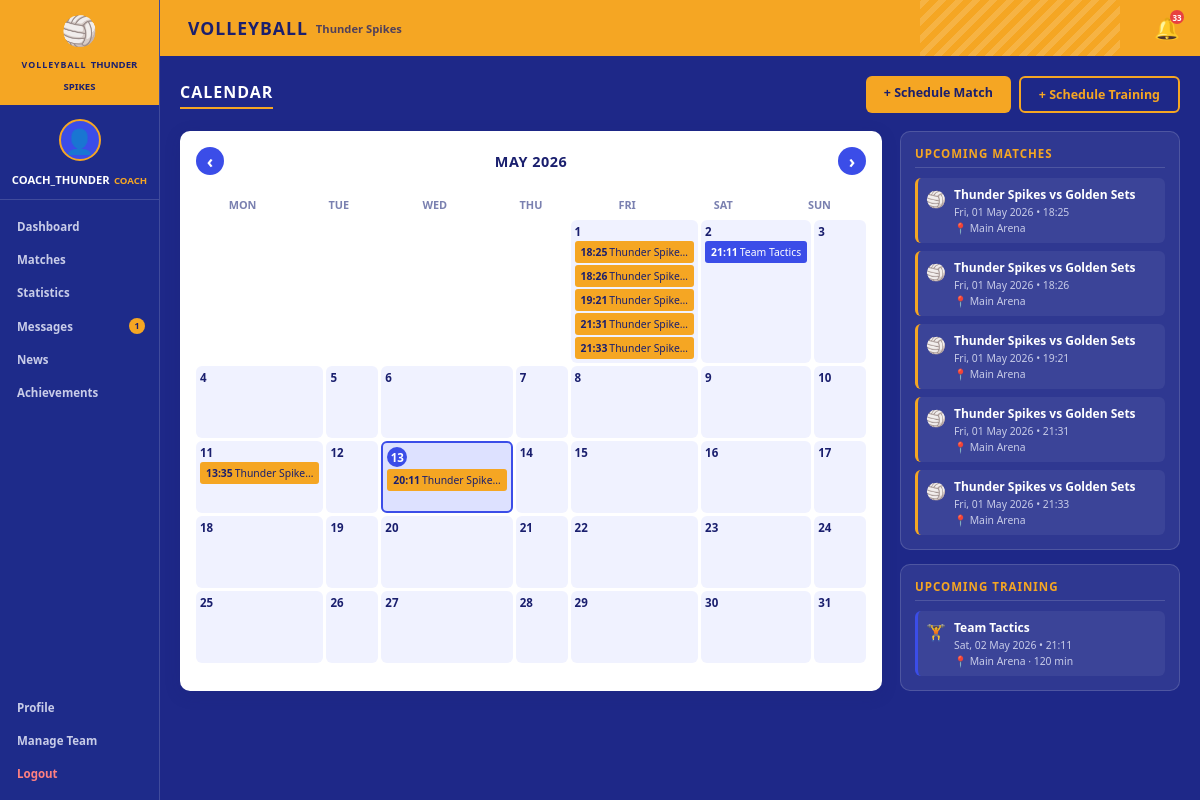
The app's page /calendar/ (signed in) with its own data.
### scheduling/models.py (models this page shows, shortened)
class UserProfile(models.Model):
    ROLE_CHOICES = [
        ('player', 'Player'),
        ('captain', 'Captain'),
        ('coach', 'Coach'),
        ('parent', 'Parent'),
        ('manager', 'Manager'),
    ]
    user = models.OneToOneField(User, on_delete=models.CASCADE, related_name='profile')
    role = models.CharField(max_length=20, choices=ROLE_CHOICES, default='player')
    team = models.ForeignKey(Team, on_delete=models.SET_NULL, null=True, blank=True, related_name='members')
    avatar = models.ImageField(upload_to='avatars/', null=True, blank=True)

class Team(models.Model):
    name = models.CharField(max_length=100)
    created_at = models.DateTimeField(auto_now_add=True)

class TrainingSession(models.Model):
    STATUS_CHOICES = [
        ('scheduled', 'Scheduled'),
        ('completed', 'Completed'),
        ('cancelled', 'Cancelled'),
    ]
    team = models.ForeignKey(Team, on_delete=models.CASCADE, related_name='training_sessions')
    title = models.CharField(max_length=200)
    date = models.DateTimeField()
    location = models.CharField(max_length=200)
    duration_minutes = models.IntegerField(default=90)
    status = models.CharField(max_length=20, choices=STATUS_CHOICES, default='scheduled')
    description = models.TextField(blank=True)
    created_by = models.ForeignKey(User, on_delete=models.SET_NULL, null=True, related_name='created_trainings')
    created_at = models.DateTimeField(auto_now_add=True)
    class Meta:
        ordering = ['date']

class Match(models.Model):
    STATUS_CHOICES = [
        ('upcoming', 'Upcoming'),
        ('live', 'Live'),
        ('completed', 'Completed'),
        ('cancelled', 'Cancelled'),
    ]
    home_team = models.ForeignKey(Team, on_delete=models.CASCADE, related_name='home_matches')
    away_team = models.ForeignKey(Team, on_delete=models.CASCADE, related_name='away_matches')
    date = models.DateTimeField()
    location = models.CharField(max_length=200)
    status = models.CharField(max_length=20, choices=STATUS_CHOICES, default='upcoming')
    home_score = models.IntegerField(null=True, blank=True)
    away_score = models.IntegerField(null=True, blank=True)
    created_by = models.ForeignKey(User, on_delete=models.SET_NULL, null=True, related_name='created_matches')
    created_at = models.DateTimeField(auto_now_add=True)
    notes = models.TextField(blank=True)
    class Meta:
        ordering = ['date']

### scheduling/views.py (the view)
# urls.py: path('calendar/', views.calendar_view, name='calendar'),
def calendar_view(request):
    today = timezone.localdate()
    year = int(request.GET.get("year", today.year))
    month = int(request.GET.get("month", today.month))
    cal = calendar.Calendar(firstweekday=0)  # Monday
    month_matrix = cal.monthdayscalendar(year, month)
    month_name = calendar.month_name[month]
    weekdays = ["Mon", "Tue", "Wed", "Thu", "Fri", "Sat", "Sun"]
    user_team = None
    is_coach = False
    if hasattr(request.user, 'profile'):
        user_team = request.user.profile.team
        is_coach = request.user.profile.role == 'coach'
    if user_team:
        upcoming_matches = Match.objects.filter(
            Q(home_team=user_team) | Q(away_team=user_team),
            date__year=year,
            date__month=month
        ).order_by("date")
        upcoming_trainings = TrainingSession.objects.filter(
            team=user_team,
            date__year=year,
            date__month=month
        ).order_by("date")
    else:
        upcoming_matches = []
        upcoming_trainings = []
    events_by_day = {}
    for match in upcoming_matches:
        day_num = match.date.day
        if day_num not in events_by_day:
            events_by_day[day_num] = []
        events_by_day[day_num].append({
            "type": "match",
            "status": getattr(match, "status", "scheduled"),
            "label": f"{match.home_team.name} vs {match.away_team.name}",
            "time": match.date.strftime("%H:%M"),
            "url": f"/scheduling/match/{match.id}/" if hasattr(match, 'id') else "#",
        })
    for training in upcoming_trainings:
        day_num = training.date.day
        if day_num not in events_by_day:
            events_by_day[day_num] = []
        events_by_day[day_num].append({
            "type": "training",
            "status": getattr(training, "status", "scheduled"),
            "label": training.title,
            "time": training.date.strftime("%H:%M"),
            "url": f"/scheduling/training/{training.id}/" if hasattr(training, 'id') else "#",
        })
    calendar_days = []
    for week in month_matrix:
        for day in week:
            if day == 0:
                calendar_days.append({
                    "day": "",
                    "is_empty": True,
                    "is_today": False,
                    "events": [],
                    "has_events": False,
                })
            else:
                day_events = events_by_day.get(day, [])
                calendar_days.append({
                    "day": day,
                    "is_empty": False,
                    "is_today": (
                        day == today.day and month == today.month and year == today.year
                    ),
                    "events": day_events,
                    "has_events": len(day_events) > 0,
                })
    if month == 1:
        prev_month = 12
        prev_year = year - 1
    else:
        prev_month = month - 1
        prev_year = year
    if month == 12:
        next_month = 1
        next_year = year + 1
    else:
        next_month = month + 1
        next_year = year
    context = {
        "today": today,
        "year": year,
        "month": month,
        "month_name": month_name,
        "weekdays": weekdays,
        "calendar_days": calendar_days,
        "prev_month": prev_month,
        "prev_year": prev_year,
        "next_month": next_month,
        "next_year": next_year,
        "upcoming_matches": upcoming_matches[:5],
        "upcoming_trainings": upcoming_trainings[:5],
        "is_coach": is_coach,
    }
    return render(request, "scheduling/calendar.html", context)

### volleyball_project/templates/scheduling/calendar.html (shortened to what this page needs)
{% extends 'base.html' %}
{% load static %}
{% block page_title %}VOLLEYBALL{% endblock %}
{% block page_subtitle %}{{ request.user.profile.team.name|default:"TEAM NAME" }}{% endblock %}
{% block content %}
<div class="calendar-page">
    <div class="section-header">
        <h2 class="section-title">CALENDAR</h2>
        {% if is_coach %}
        <div class="coach-actions">
            <a href="{% url 'schedule_match' %}" class="btn btn-orange">+ Schedule Match</a>
            <a href="{% url 'schedule_training' %}" class="btn btn-outline">+ Schedule Training</a>
        </div>
        {% endif %}
    </div>
    <div class="calendar-layout">
        <div class="calendar-card">
            <div class="calendar-nav">
                <a href="?year={{ prev_year }}&month={{ prev_month }}" class="nav-arrow">&#8249;</a>
                <span class="month-label">{{ month_name|upper }} {{ year }}</span>
                <a href="?year={{ next_year }}&month={{ next_month }}" class="nav-arrow">&#8250;</a>
            </div>
            <div class="calendar-weekdays">
                {% for day_name in weekdays %}
                    <div class="weekday-header">{{ day_name }}</div>
                {% endfor %}
            </div>
            <div class="calendar-grid">
                {% for day in calendar_days %}
                    <div class="calendar-day {% if day.is_empty %}empty{% endif %} {% if day.is_today %}today{% endif %} {% if day.has_events %}has-events{% endif %}">
                        {% if not day.is_empty %}
                            <div class="day-number">{{ day.day }}</div>
                            {% if day.events %}
                                <div class="day-events">
                                    {% for event in day.events %}
                                        <div class="event-pill event-{{ event.type }}" title="{{ event.label }}" style="cursor:default; pointer-events:none;">
                                            <span class="event-time">{{ event.time }}</span>
                                            <span class="event-label">{{ event.label|truncatechars:14 }}</span>
                                        </div>
                                    {% endfor %}
                                </div>
                            {% endif %}
                        {% endif %}
                    </div>
                {% endfor %}
            </div>
        </div>
        <div class="events-sidebar">
            <div class="events-section">
                <h3 class="events-section-title">UPCOMING MATCHES</h3>
                {% if upcoming_matches %}
                    <ul class="events-list">
                        {% for match in upcoming_matches %}
                            <div class="event-item match-item" style="pointer-events:none; cursor:default;">
                                <div class="event-icon">🏐</div>
                                <div class="event-details">
                                    <span class="event-name">{{ match.home_team.name }} vs {{ match.away_team.name }}</span>
                                    <span class="event-meta">{{ match.date|date:"D, d M Y • H:i" }}</span>
                                    <span class="event-location">📍 {{ match.location }}</span>
                                </div>
                            </div>
                        {% endfor %}
                    </ul>
                {% else %}
                    <p class="no-events">No upcoming matches scheduled.</p>
                {% endif %}
            </div>
            <div class="events-section">
                <h3 class="events-section-title">UPCOMING TRAINING</h3>
                {% if upcoming_trainings %}
                    <ul class="events-list">
                        {% for training in upcoming_trainings %}
                            <div class="event-item training-item" style="pointer-events:none; cursor:default;">
                                <div class="event-icon">🏋️</div>
                                <div class="event-details">
                                    <span class="event-name">{{ training.title }}</span>
                                    <span class="event-meta">{{ training.date|date:"D, d M Y • H:i" }}</span>
                                    <span class="event-location">📍 {{ training.location }} · {{ training.duration_minutes }} min</span>
                                </div>
                            </div>
                        {% endfor %}
                    </ul>
                {% else %}
                    <p class="no-events">No upcoming training sessions.</p>
                {% endif %}
            </div>
        </div>
    </div>
</div>
{% endblock %}

### volleyball_project/templates/base.html (shortened to what this page needs)
<!DOCTYPE html>
<html lang="en">
<head>
    {% load static %}
    <link rel="stylesheet" href="{% static 'css/volleyball.css' %}">
</head>
<body>
    <div class="app-layout">
        <aside class="sidebar">
            <div class="sidebar-header">
                <div class="team-logo">
                    <div class="volleyball-icon">🏐</div>
                    <div class="team-info">
                        <span class="team-label">VOLLEYBALL</span>
                        <span class="team-name">{{ request.user.profile.team.name|default:"TEAM NAME" }}</span>
                    </div>
                </div>
            </div>
            <div class="user-profile">
                <div class="avatar">
                    {% if request.user.profile.avatar %}
                        <img src="{{ request.user.profile.avatar.url }}" alt="avatar">
                    {% else %}
                        <div class="avatar-placeholder">👤</div>
                    {% endif %}
                </div>
                <div class="user-details">
                    <span class="username">{{ request.user.username }}</span>
                    <span class="user-role">{{ request.user.profile.get_role_display|default:"Player"|upper }}</span>
                </div>
            </div>
            <nav class="sidebar-nav">
                <a href="{% url 'dashboard' %}" class="nav-item {% if active_page == 'dashboard' %}active{% endif %}">
                    Dashboard
                </a>
                <a href="{% url 'matches' %}" class="nav-item {% if active_page == 'matches' %}active{% endif %}">
                    Matches
                </a>
                <a href="{% url 'statistics' %}" class="nav-item {% if active_page == 'statistics' %}active{% endif %}">
                    Statistics
                </a>
                <a href="{% url 'messages' %}" class="nav-item {% if active_page == 'messages' %}active{% endif %}" style="display:flex; justify-content:space-between; align-items:center;">
                    Messages
                    <span id="msg-badge" style="display:none; background:#f5a623; color:#1a1f6e; border-radius:50%; width:16px; height:16px; font-size:0.55rem; font-weight:900; align-items:center; justify-content:center;"></span>
                </a>
                <a href="{% url 'news' %}" class="nav-item {% if active_page == 'news' %}active{% endif %}">
                    News
                </a>
                <a href="{% url 'achievements' %}" class="nav-item {% if active_page == 'achievements' %}active{% endif %}">
                    Achievements
                </a>
                <a href="{% url 'profile' %}" class="nav-item {% if active_page == 'profile' %}active{% endif %}" style="margin-top:auto;">
                    Profile
                </a>
                {% if request.user.profile.role in 'coach,manager' %}
                <a href="{% url 'manage_team_members' %}" class="nav-item {% if active_page == 'manage_team' %}active{% endif %}">
                    Manage Team
                </a>
                {% endif %}
                <a href="{% url 'logout' %}" class="nav-item" style="color:#ff8080;">
                    Logout
                </a>
            </nav>
        </aside>
        <main class="main-content">
            <header class="top-header">
                <div class="header-title">
                    <h1>{% block page_title %}VOLLEYBALL{% endblock %}</h1>
                    <span class="header-subtitle">{% block page_subtitle %}{% endblock %}</span>
                </div>
                <div class="header-actions">
                    <a href="{% url 'notifications' %}" class="bell-btn" title="Notifications" style="position:relative;">
                        🔔
                        <span id="notif-badge" style="display:none; position:absolute; top:-4px; right:-4px; background:#e84040; color:#fff; border-radius:50%; width:14px; height:14px; font-size:0.5rem; font-weight:900; align-items:center; justify-content:center;"></span>
                    </a>
                </div>
            </header>
            <div class="page-body">
                {% block content %}{% endblock %}
            </div>
        </main>
    </div>
</body>
</html>

### records on screen
TrainingSession: label "Team Tactics", title "Team Tactics", date "Sat, 02 May 2026 • 21:11", location "Main Arena", duration_minutes "120"
Match: home_team.name "Thunder Spikes", away_team.name "Golden Sets", date "Fri, 01 May 2026 • 18:25", location "Main Arena"
Match: home_team.name "Thunder Spikes", away_team.name "Golden Sets", date "Fri, 01 May 2026 • 18:26", location "Main Arena"
Match: home_team.name "Thunder Spikes", away_team.name "Golden Sets", date "Fri, 01 May 2026 • 19:21", location "Main Arena"
Match: home_team.name "Thunder Spikes", away_team.name "Golden Sets", date "Fri, 01 May 2026 • 21:31", location "Main Arena"
Match: home_team.name "Thunder Spikes", away_team.name "Golden Sets", date "Fri, 01 May 2026 • 21:33", location "Main Arena"

### other values on screen
{{ request.user.profile.team.name|default:"TEAM NAME" }} "THUNDER SPIKES"
{{ request.user.username }} "COACH_THUNDER"
{{ request.user.profile.get_role_display|default:"Player"|upper }} "COACH"
{{ request.user.profile.team.name|default:"TEAM NAME" }} "Thunder Spikes"
{{ month_name|upper }} "MAY"
{{ year }} "2026"
{{ day_name }} "MON" "TUE" "WED" "THU" "FRI" "SAT" "SUN"
{{ day.day }} "1" "2" "3" "4" "5" "6" "7" "8" "9" "10" "11" "12" "13" "14" "15" "16" "17" "18" "19" "20" "21" "22" "23" "24" "25" "26" "27" "28" "29" "30" "31"
{{ event.time }} "18:25" "18:26" "19:21" "21:31" "21:33" "21:11" "13:35" "20:11"
{{ event.label|truncatechars:14 }} "Thunder Spike…" "Thunder Spike…" "Thunder Spike…" "Thunder Spike…" "Thunder Spike…" "Thunder Spike…" "Thunder Spike…"
